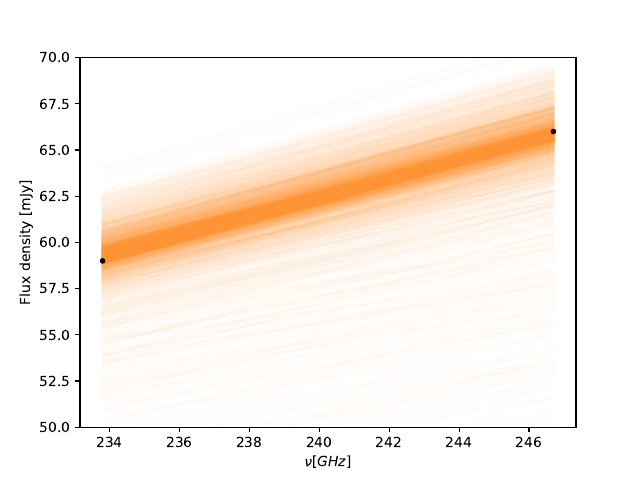

Generate this figure with Python:
import numpy as np
from matplotlib import pyplot as plt
import emcee
import corner
import sys
sys.path.insert(0,'../../')
from disk_model import *
from radmc.setup import *
from multiprocessing import Pool
import time 
from datetime import datetime
import shutil
import h5py

reader = emcee.backends.HDFBackend("progress.h5")


fig, axes = plt.subplots(3, figsize=(10, 10), sharex=True)
samples = reader.get_chain()
label = [r'log($a_{max}$)',r'$M_{*}$', r'log($\dot{M}$)']
for i in range(len(label)):
    ax = axes[i]
    ax.plot(samples[:, :, i], "k", alpha=0.3)
    ax.set_xlim(0, len(samples))
    ax.set_ylabel(label[i])
    ax.yaxis.set_label_coords(-0.1, 0.5)
# plt.show()
plt.savefig('chain_step.pdf', transparent = True)
plt.close()

# flat_samples = reader.get_chain(flat=True, discard=100)

flat_samples = reader.get_chain(flat=True, discard=100)
# flat_samples = reader.get_chain(flat=True, discard=100)
chains = reader.get_chain(discard=2000, flat=False)
n_steps, n_walkers, n_params = chains.shape

# Calculate acceptance fractions manually
# Count accepted steps for each walker
acceptance_fractions = np.mean(
    np.diff(reader.get_log_prob(discard=2000, flat=False), axis=0) != 0, axis=0
)

# Define a threshold for stuck walkers
threshold = 0.05
valid_walkers = np.where(acceptance_fractions > threshold)[0]

# Filter the chains to exclude stuck walkers
filtered_chains = chains[:, valid_walkers, :]

# Flatten the filtered chains
flat_samples = filtered_chains.reshape(-1, n_params)

fig = corner.corner(
    flat_samples[::], labels=label,
    show_titles=True, plot_datapoints=True, quantiles=[0.16, 0.5, 0.84])
fig.savefig('posterior.pdf', transparent=True)
plt.close()



observed_Freq = np.array([
                        # 95.0,
                        233.8,
                        246.7
                        ])
observed_Flux = np.array([
                        # 7.6,
                        59, 
                        66
                        ])
err           = np.array([
                        # 0.022,
                        0.029,
                        0.040
                        ])

model = np.load('record.npz')
nu = model['nu'][::]
fnu = model['fnu'][::]


for i in range(len(nu)):

    plt.plot(nu[i], fnu[i], "C1", alpha=0.01)
plt.errorbar(observed_Freq, observed_Flux, yerr=err, fmt=".k", capsize=0)
plt.xlabel('$\\nu [GHz]$')
plt.ylabel('Flux density [mJy]')
plt.ylim((50, 70))
plt.savefig('plot.pdf', transparent=True)
plt.close()
